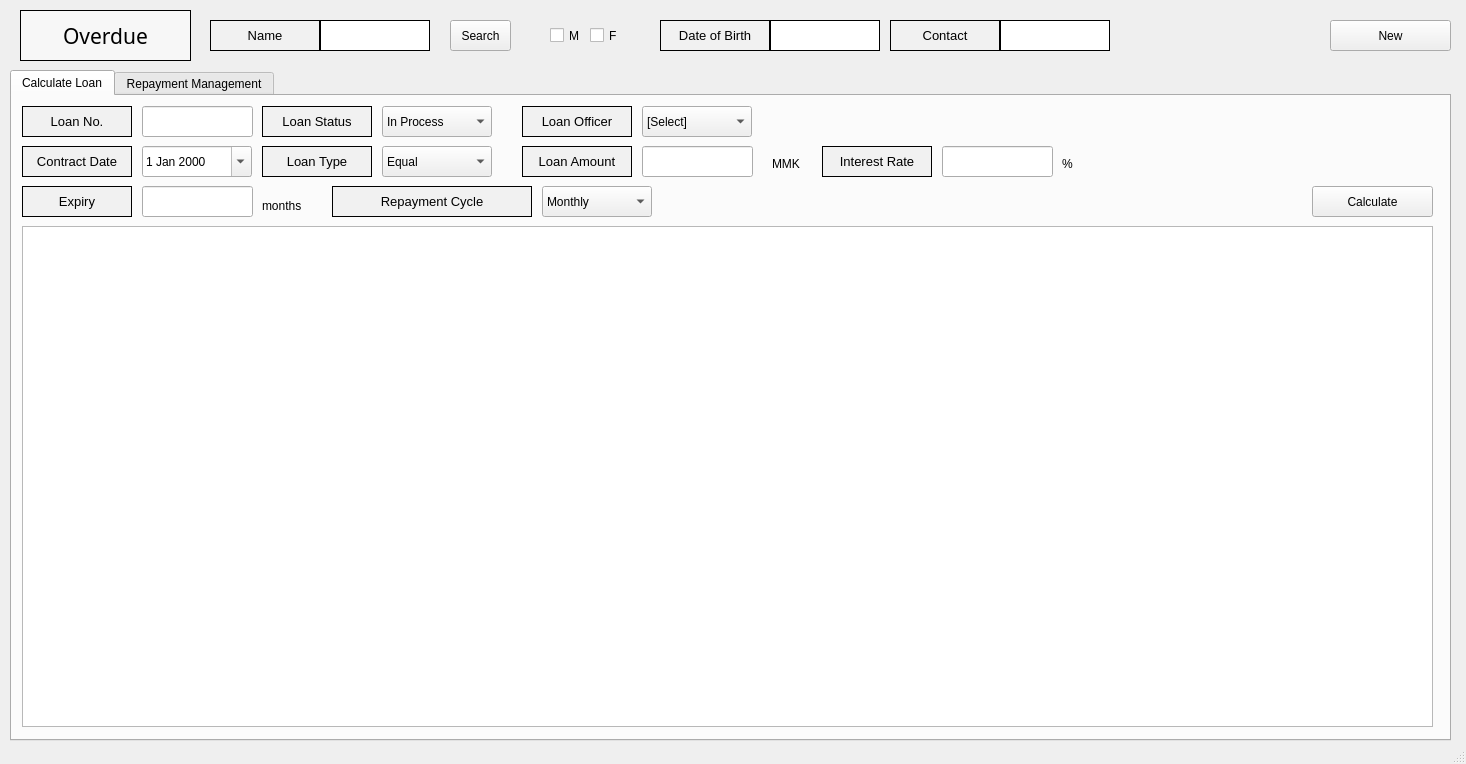
<?xml version="1.0" encoding="UTF-8"?>
<ui version="4.0">
 <class>mainWindow</class>
 <widget class="QMainWindow" name="mainWindow">
  <property name="geometry">
   <rect>
    <x>0</x>
    <y>0</y>
    <width>1466</width>
    <height>764</height>
   </rect>
  </property>
  <property name="windowTitle">
   <string>Loan Management</string>
  </property>
  <widget class="QWidget" name="centralwidget">
   <widget class="QLabel" name="label">
    <property name="geometry">
     <rect>
      <x>210</x>
      <y>20</y>
      <width>110</width>
      <height>31</height>
     </rect>
    </property>
    <property name="minimumSize">
     <size>
      <width>110</width>
      <height>0</height>
     </size>
    </property>
    <property name="maximumSize">
     <size>
      <width>110</width>
      <height>16777215</height>
     </size>
    </property>
    <property name="font">
     <font>
      <pointsize>10</pointsize>
     </font>
    </property>
    <property name="styleSheet">
     <string notr="true">background-color:rgb(241, 241, 241)</string>
    </property>
    <property name="frameShape">
     <enum>QFrame::Box</enum>
    </property>
    <property name="text">
     <string>Name</string>
    </property>
    <property name="alignment">
     <set>Qt::AlignCenter</set>
    </property>
   </widget>
   <widget class="QLabel" name="label_4">
    <property name="geometry">
     <rect>
      <x>20</x>
      <y>10</y>
      <width>171</width>
      <height>51</height>
     </rect>
    </property>
    <property name="font">
     <font>
      <family>Agency FB</family>
      <pointsize>16</pointsize>
     </font>
    </property>
    <property name="styleSheet">
     <string notr="true">background-color:rgb(247, 247, 247)</string>
    </property>
    <property name="frameShape">
     <enum>QFrame::Box</enum>
    </property>
    <property name="text">
     <string>Overdue</string>
    </property>
    <property name="alignment">
     <set>Qt::AlignCenter</set>
    </property>
   </widget>
   <widget class="QPushButton" name="customerSearchButton">
    <property name="geometry">
     <rect>
      <x>450</x>
      <y>20</y>
      <width>61</width>
      <height>31</height>
     </rect>
    </property>
    <property name="text">
     <string>Search</string>
    </property>
   </widget>
   <widget class="QLabel" name="label_7">
    <property name="geometry">
     <rect>
      <x>660</x>
      <y>20</y>
      <width>110</width>
      <height>31</height>
     </rect>
    </property>
    <property name="minimumSize">
     <size>
      <width>110</width>
      <height>0</height>
     </size>
    </property>
    <property name="maximumSize">
     <size>
      <width>110</width>
      <height>16777215</height>
     </size>
    </property>
    <property name="font">
     <font>
      <pointsize>10</pointsize>
     </font>
    </property>
    <property name="styleSheet">
     <string notr="true">background-color:rgb(241, 241, 241)</string>
    </property>
    <property name="frameShape">
     <enum>QFrame::Box</enum>
    </property>
    <property name="text">
     <string>Date of Birth</string>
    </property>
    <property name="alignment">
     <set>Qt::AlignCenter</set>
    </property>
   </widget>
   <widget class="QLabel" name="customerDateOfBirth">
    <property name="geometry">
     <rect>
      <x>770</x>
      <y>20</y>
      <width>110</width>
      <height>31</height>
     </rect>
    </property>
    <property name="minimumSize">
     <size>
      <width>110</width>
      <height>0</height>
     </size>
    </property>
    <property name="maximumSize">
     <size>
      <width>110</width>
      <height>16777215</height>
     </size>
    </property>
    <property name="styleSheet">
     <string notr="true">background-color:rgb(255, 255, 255)
</string>
    </property>
    <property name="frameShape">
     <enum>QFrame::Box</enum>
    </property>
    <property name="text">
     <string/>
    </property>
   </widget>
   <widget class="QLabel" name="label_9">
    <property name="geometry">
     <rect>
      <x>890</x>
      <y>20</y>
      <width>110</width>
      <height>31</height>
     </rect>
    </property>
    <property name="minimumSize">
     <size>
      <width>110</width>
      <height>0</height>
     </size>
    </property>
    <property name="maximumSize">
     <size>
      <width>110</width>
      <height>16777215</height>
     </size>
    </property>
    <property name="font">
     <font>
      <pointsize>10</pointsize>
     </font>
    </property>
    <property name="styleSheet">
     <string notr="true">background-color:rgb(241, 241, 241)</string>
    </property>
    <property name="frameShape">
     <enum>QFrame::Box</enum>
    </property>
    <property name="text">
     <string>Contact</string>
    </property>
    <property name="alignment">
     <set>Qt::AlignCenter</set>
    </property>
   </widget>
   <widget class="QLabel" name="customerContact">
    <property name="geometry">
     <rect>
      <x>1000</x>
      <y>20</y>
      <width>110</width>
      <height>31</height>
     </rect>
    </property>
    <property name="minimumSize">
     <size>
      <width>110</width>
      <height>0</height>
     </size>
    </property>
    <property name="maximumSize">
     <size>
      <width>110</width>
      <height>16777215</height>
     </size>
    </property>
    <property name="styleSheet">
     <string notr="true">background-color:rgb(255, 255, 255)
</string>
    </property>
    <property name="frameShape">
     <enum>QFrame::Box</enum>
    </property>
    <property name="text">
     <string/>
    </property>
   </widget>
   <widget class="QTabWidget" name="tabWidget">
    <property name="geometry">
     <rect>
      <x>10</x>
      <y>70</y>
      <width>1441</width>
      <height>671</height>
     </rect>
    </property>
    <property name="currentIndex">
     <number>0</number>
    </property>
    <widget class="QWidget" name="tab">
     <attribute name="title">
      <string>Calculate Loan</string>
     </attribute>
     <widget class="QLabel" name="label_40">
      <property name="geometry">
       <rect>
        <x>10</x>
        <y>90</y>
        <width>110</width>
        <height>31</height>
       </rect>
      </property>
      <property name="minimumSize">
       <size>
        <width>110</width>
        <height>0</height>
       </size>
      </property>
      <property name="maximumSize">
       <size>
        <width>110</width>
        <height>16777215</height>
       </size>
      </property>
      <property name="font">
       <font>
        <pointsize>10</pointsize>
       </font>
      </property>
      <property name="styleSheet">
       <string notr="true">background-color:rgb(241, 241, 241)</string>
      </property>
      <property name="frameShape">
       <enum>QFrame::Box</enum>
      </property>
      <property name="text">
       <string>Expiry</string>
      </property>
      <property name="alignment">
       <set>Qt::AlignCenter</set>
      </property>
     </widget>
     <widget class="QComboBox" name="loanType">
      <property name="geometry">
       <rect>
        <x>370</x>
        <y>50</y>
        <width>110</width>
        <height>31</height>
       </rect>
      </property>
      <property name="minimumSize">
       <size>
        <width>110</width>
        <height>0</height>
       </size>
      </property>
      <property name="maximumSize">
       <size>
        <width>110</width>
        <height>16777215</height>
       </size>
      </property>
      <property name="layoutDirection">
       <enum>Qt::LeftToRight</enum>
      </property>
      <item>
       <property name="text">
        <string>Equal</string>
       </property>
      </item>
      <item>
       <property name="text">
        <string>Equal Principal</string>
       </property>
      </item>
      <item>
       <property name="text">
        <string>Bullet</string>
       </property>
      </item>
     </widget>
     <widget class="QLabel" name="label_33">
      <property name="geometry">
       <rect>
        <x>810</x>
        <y>50</y>
        <width>110</width>
        <height>31</height>
       </rect>
      </property>
      <property name="minimumSize">
       <size>
        <width>110</width>
        <height>0</height>
       </size>
      </property>
      <property name="maximumSize">
       <size>
        <width>110</width>
        <height>16777215</height>
       </size>
      </property>
      <property name="font">
       <font>
        <pointsize>10</pointsize>
       </font>
      </property>
      <property name="styleSheet">
       <string notr="true">background-color:rgb(241, 241, 241)</string>
      </property>
      <property name="frameShape">
       <enum>QFrame::Box</enum>
      </property>
      <property name="text">
       <string>Interest Rate</string>
      </property>
      <property name="alignment">
       <set>Qt::AlignCenter</set>
      </property>
     </widget>
     <widget class="QLabel" name="label_37">
      <property name="geometry">
       <rect>
        <x>320</x>
        <y>90</y>
        <width>200</width>
        <height>31</height>
       </rect>
      </property>
      <property name="minimumSize">
       <size>
        <width>200</width>
        <height>0</height>
       </size>
      </property>
      <property name="maximumSize">
       <size>
        <width>200</width>
        <height>16777215</height>
       </size>
      </property>
      <property name="font">
       <font>
        <pointsize>10</pointsize>
       </font>
      </property>
      <property name="styleSheet">
       <string notr="true">background-color:rgb(241, 241, 241)</string>
      </property>
      <property name="frameShape">
       <enum>QFrame::Box</enum>
      </property>
      <property name="text">
       <string>Repayment Cycle</string>
      </property>
      <property name="alignment">
       <set>Qt::AlignCenter</set>
      </property>
     </widget>
     <widget class="QComboBox" name="loanOfficer">
      <property name="geometry">
       <rect>
        <x>630</x>
        <y>10</y>
        <width>110</width>
        <height>31</height>
       </rect>
      </property>
      <property name="minimumSize">
       <size>
        <width>110</width>
        <height>0</height>
       </size>
      </property>
      <property name="maximumSize">
       <size>
        <width>110</width>
        <height>16777215</height>
       </size>
      </property>
      <property name="layoutDirection">
       <enum>Qt::LeftToRight</enum>
      </property>
      <item>
       <property name="text">
        <string>[Select]</string>
       </property>
      </item>
     </widget>
     <widget class="QComboBox" name="loanStatus">
      <property name="geometry">
       <rect>
        <x>370</x>
        <y>10</y>
        <width>110</width>
        <height>31</height>
       </rect>
      </property>
      <property name="minimumSize">
       <size>
        <width>110</width>
        <height>0</height>
       </size>
      </property>
      <property name="maximumSize">
       <size>
        <width>110</width>
        <height>16777215</height>
       </size>
      </property>
      <property name="layoutDirection">
       <enum>Qt::LeftToRight</enum>
      </property>
      <item>
       <property name="text">
        <string>In Process</string>
       </property>
      </item>
      <item>
       <property name="text">
        <string>Overdue</string>
       </property>
      </item>
     </widget>
     <widget class="QLabel" name="label_24">
      <property name="geometry">
       <rect>
        <x>510</x>
        <y>50</y>
        <width>110</width>
        <height>31</height>
       </rect>
      </property>
      <property name="minimumSize">
       <size>
        <width>110</width>
        <height>0</height>
       </size>
      </property>
      <property name="maximumSize">
       <size>
        <width>110</width>
        <height>16777215</height>
       </size>
      </property>
      <property name="font">
       <font>
        <pointsize>10</pointsize>
       </font>
      </property>
      <property name="styleSheet">
       <string notr="true">background-color:rgb(241, 241, 241)</string>
      </property>
      <property name="frameShape">
       <enum>QFrame::Box</enum>
      </property>
      <property name="text">
       <string>Loan Amount</string>
      </property>
      <property name="alignment">
       <set>Qt::AlignCenter</set>
      </property>
     </widget>
     <widget class="QPushButton" name="calculateButton">
      <property name="geometry">
       <rect>
        <x>1300</x>
        <y>90</y>
        <width>121</width>
        <height>31</height>
       </rect>
      </property>
      <property name="text">
       <string>Calculate</string>
      </property>
     </widget>
     <widget class="QLabel" name="label_22">
      <property name="geometry">
       <rect>
        <x>10</x>
        <y>10</y>
        <width>110</width>
        <height>31</height>
       </rect>
      </property>
      <property name="minimumSize">
       <size>
        <width>110</width>
        <height>0</height>
       </size>
      </property>
      <property name="maximumSize">
       <size>
        <width>110</width>
        <height>16777215</height>
       </size>
      </property>
      <property name="font">
       <font>
        <pointsize>10</pointsize>
       </font>
      </property>
      <property name="styleSheet">
       <string notr="true">background-color:rgb(241, 241, 241)</string>
      </property>
      <property name="frameShape">
       <enum>QFrame::Box</enum>
      </property>
      <property name="text">
       <string>Loan No.</string>
      </property>
      <property name="alignment">
       <set>Qt::AlignCenter</set>
      </property>
     </widget>
     <widget class="QLabel" name="label_35">
      <property name="geometry">
       <rect>
        <x>10</x>
        <y>50</y>
        <width>110</width>
        <height>31</height>
       </rect>
      </property>
      <property name="minimumSize">
       <size>
        <width>110</width>
        <height>0</height>
       </size>
      </property>
      <property name="maximumSize">
       <size>
        <width>110</width>
        <height>16777215</height>
       </size>
      </property>
      <property name="font">
       <font>
        <pointsize>10</pointsize>
       </font>
      </property>
      <property name="styleSheet">
       <string notr="true">background-color:rgb(241, 241, 241)</string>
      </property>
      <property name="frameShape">
       <enum>QFrame::Box</enum>
      </property>
      <property name="text">
       <string>Contract Date</string>
      </property>
      <property name="alignment">
       <set>Qt::AlignCenter</set>
      </property>
     </widget>
     <widget class="QLabel" name="label_42">
      <property name="geometry">
       <rect>
        <x>760</x>
        <y>60</y>
        <width>41</width>
        <height>16</height>
       </rect>
      </property>
      <property name="text">
       <string>MMK</string>
      </property>
     </widget>
     <widget class="QLabel" name="label_44">
      <property name="geometry">
       <rect>
        <x>1050</x>
        <y>60</y>
        <width>16</width>
        <height>16</height>
       </rect>
      </property>
      <property name="text">
       <string>%</string>
      </property>
     </widget>
     <widget class="QLabel" name="label_26">
      <property name="geometry">
       <rect>
        <x>250</x>
        <y>50</y>
        <width>110</width>
        <height>31</height>
       </rect>
      </property>
      <property name="minimumSize">
       <size>
        <width>110</width>
        <height>0</height>
       </size>
      </property>
      <property name="maximumSize">
       <size>
        <width>110</width>
        <height>16777215</height>
       </size>
      </property>
      <property name="font">
       <font>
        <pointsize>10</pointsize>
       </font>
      </property>
      <property name="styleSheet">
       <string notr="true">background-color:rgb(241, 241, 241)</string>
      </property>
      <property name="frameShape">
       <enum>QFrame::Box</enum>
      </property>
      <property name="text">
       <string>Loan Type</string>
      </property>
      <property name="alignment">
       <set>Qt::AlignCenter</set>
      </property>
     </widget>
     <widget class="QComboBox" name="loanRepaymentCycle">
      <property name="geometry">
       <rect>
        <x>530</x>
        <y>90</y>
        <width>110</width>
        <height>31</height>
       </rect>
      </property>
      <property name="minimumSize">
       <size>
        <width>110</width>
        <height>0</height>
       </size>
      </property>
      <property name="maximumSize">
       <size>
        <width>110</width>
        <height>16777215</height>
       </size>
      </property>
      <property name="layoutDirection">
       <enum>Qt::LeftToRight</enum>
      </property>
      <item>
       <property name="text">
        <string>Monthly</string>
       </property>
      </item>
      <item>
       <property name="text">
        <string>4 Week</string>
       </property>
      </item>
      <item>
       <property name="text">
        <string>2 Week</string>
       </property>
      </item>
      <item>
       <property name="text">
        <string>Weekly</string>
       </property>
      </item>
     </widget>
     <widget class="QLabel" name="label_25">
      <property name="geometry">
       <rect>
        <x>250</x>
        <y>10</y>
        <width>110</width>
        <height>31</height>
       </rect>
      </property>
      <property name="minimumSize">
       <size>
        <width>110</width>
        <height>0</height>
       </size>
      </property>
      <property name="maximumSize">
       <size>
        <width>110</width>
        <height>16777215</height>
       </size>
      </property>
      <property name="font">
       <font>
        <pointsize>10</pointsize>
       </font>
      </property>
      <property name="styleSheet">
       <string notr="true">background-color:rgb(241, 241, 241)</string>
      </property>
      <property name="frameShape">
       <enum>QFrame::Box</enum>
      </property>
      <property name="text">
       <string>Loan Status</string>
      </property>
      <property name="alignment">
       <set>Qt::AlignCenter</set>
      </property>
     </widget>
     <widget class="QLabel" name="label_27">
      <property name="geometry">
       <rect>
        <x>510</x>
        <y>10</y>
        <width>110</width>
        <height>31</height>
       </rect>
      </property>
      <property name="minimumSize">
       <size>
        <width>110</width>
        <height>0</height>
       </size>
      </property>
      <property name="maximumSize">
       <size>
        <width>110</width>
        <height>16777215</height>
       </size>
      </property>
      <property name="font">
       <font>
        <pointsize>10</pointsize>
       </font>
      </property>
      <property name="styleSheet">
       <string notr="true">background-color:rgb(241, 241, 241)</string>
      </property>
      <property name="frameShape">
       <enum>QFrame::Box</enum>
      </property>
      <property name="text">
       <string>Loan Officer</string>
      </property>
      <property name="alignment">
       <set>Qt::AlignCenter</set>
      </property>
     </widget>
     <widget class="QLabel" name="label_45">
      <property name="geometry">
       <rect>
        <x>250</x>
        <y>100</y>
        <width>51</width>
        <height>20</height>
       </rect>
      </property>
      <property name="text">
       <string>months</string>
      </property>
     </widget>
     <widget class="QLineEdit" name="loanNumber">
      <property name="geometry">
       <rect>
        <x>130</x>
        <y>10</y>
        <width>111</width>
        <height>31</height>
       </rect>
      </property>
     </widget>
     <widget class="QLineEdit" name="expiry">
      <property name="geometry">
       <rect>
        <x>130</x>
        <y>90</y>
        <width>111</width>
        <height>31</height>
       </rect>
      </property>
     </widget>
     <widget class="QLineEdit" name="loanAmount">
      <property name="geometry">
       <rect>
        <x>630</x>
        <y>50</y>
        <width>111</width>
        <height>31</height>
       </rect>
      </property>
     </widget>
     <widget class="QLineEdit" name="interestRate">
      <property name="geometry">
       <rect>
        <x>930</x>
        <y>50</y>
        <width>111</width>
        <height>31</height>
       </rect>
      </property>
     </widget>
     <widget class="QDateEdit" name="contractDate">
      <property name="geometry">
       <rect>
        <x>130</x>
        <y>50</y>
        <width>110</width>
        <height>31</height>
       </rect>
      </property>
      <property name="locale">
       <locale language="English" country="UnitedStates"/>
      </property>
      <property name="calendarPopup">
       <bool>true</bool>
      </property>
     </widget>
     <widget class="QTableView" name="loanScheduleTable">
      <property name="geometry">
       <rect>
        <x>10</x>
        <y>130</y>
        <width>1411</width>
        <height>501</height>
       </rect>
      </property>
     </widget>
    </widget>
    <widget class="QWidget" name="tab_2">
     <attribute name="title">
      <string>Repayment Management</string>
     </attribute>
     <widget class="QPushButton" name="toExcelButton">
      <property name="geometry">
       <rect>
        <x>1330</x>
        <y>50</y>
        <width>93</width>
        <height>31</height>
       </rect>
      </property>
      <property name="text">
       <string>to Excel</string>
      </property>
     </widget>
     <widget class="QLabel" name="totalLabel2">
      <property name="geometry">
       <rect>
        <x>850</x>
        <y>580</y>
        <width>111</width>
        <height>31</height>
       </rect>
      </property>
      <property name="frameShape">
       <enum>QFrame::Box</enum>
      </property>
      <property name="text">
       <string/>
      </property>
      <property name="alignment">
       <set>Qt::AlignCenter</set>
      </property>
     </widget>
     <widget class="QLabel" name="label_47">
      <property name="geometry">
       <rect>
        <x>740</x>
        <y>50</y>
        <width>141</width>
        <height>31</height>
       </rect>
      </property>
      <property name="font">
       <font>
        <family>Agency FB</family>
        <pointsize>14</pointsize>
       </font>
      </property>
      <property name="styleSheet">
       <string notr="true">background-color:rgb(236, 236, 236)</string>
      </property>
      <property name="frameShape">
       <enum>QFrame::Box</enum>
      </property>
      <property name="text">
       <string>Received</string>
      </property>
      <property name="alignment">
       <set>Qt::AlignCenter</set>
      </property>
     </widget>
     <widget class="QPushButton" name="deleteButton">
      <property name="geometry">
       <rect>
        <x>1230</x>
        <y>50</y>
        <width>93</width>
        <height>31</height>
       </rect>
      </property>
      <property name="text">
       <string>Delete</string>
      </property>
     </widget>
     <widget class="QLabel" name="label_16">
      <property name="geometry">
       <rect>
        <x>20</x>
        <y>48</y>
        <width>171</width>
        <height>31</height>
       </rect>
      </property>
      <property name="font">
       <font>
        <family>Agency FB</family>
        <pointsize>14</pointsize>
       </font>
      </property>
      <property name="styleSheet">
       <string notr="true">background-color:rgb(247, 247, 247)</string>
      </property>
      <property name="frameShape">
       <enum>QFrame::Box</enum>
      </property>
      <property name="text">
       <string>Repayment Schedule</string>
      </property>
      <property name="alignment">
       <set>Qt::AlignCenter</set>
      </property>
     </widget>
     <widget class="QLabel" name="totalLabel4">
      <property name="geometry">
       <rect>
        <x>1070</x>
        <y>580</y>
        <width>111</width>
        <height>31</height>
       </rect>
      </property>
      <property name="frameShape">
       <enum>QFrame::Box</enum>
      </property>
      <property name="text">
       <string/>
      </property>
      <property name="alignment">
       <set>Qt::AlignCenter</set>
      </property>
     </widget>
     <widget class="QPushButton" name="paidButton">
      <property name="geometry">
       <rect>
        <x>200</x>
        <y>50</y>
        <width>61</width>
        <height>28</height>
       </rect>
      </property>
      <property name="font">
       <font>
        <pointsize>9</pointsize>
       </font>
      </property>
      <property name="text">
       <string>Paid</string>
      </property>
     </widget>
     <widget class="QLabel" name="totalLabel3">
      <property name="geometry">
       <rect>
        <x>960</x>
        <y>580</y>
        <width>111</width>
        <height>31</height>
       </rect>
      </property>
      <property name="frameShape">
       <enum>QFrame::Box</enum>
      </property>
      <property name="text">
       <string/>
      </property>
      <property name="alignment">
       <set>Qt::AlignCenter</set>
      </property>
     </widget>
     <widget class="QLabel" name="totalLabel1">
      <property name="geometry">
       <rect>
        <x>120</x>
        <y>580</y>
        <width>151</width>
        <height>31</height>
       </rect>
      </property>
      <property name="frameShape">
       <enum>QFrame::Box</enum>
      </property>
      <property name="text">
       <string/>
      </property>
      <property name="alignment">
       <set>Qt::AlignCenter</set>
      </property>
     </widget>
     <widget class="QLabel" name="label_51">
      <property name="geometry">
       <rect>
        <x>10</x>
        <y>580</y>
        <width>101</width>
        <height>31</height>
       </rect>
      </property>
      <property name="font">
       <font>
        <pointsize>10</pointsize>
       </font>
      </property>
      <property name="styleSheet">
       <string notr="true">background-color:rgb(229, 229, 229)</string>
      </property>
      <property name="text">
       <string>Total</string>
      </property>
      <property name="alignment">
       <set>Qt::AlignCenter</set>
      </property>
     </widget>
     <widget class="QLabel" name="label_124">
      <property name="geometry">
       <rect>
        <x>740</x>
        <y>580</y>
        <width>101</width>
        <height>31</height>
       </rect>
      </property>
      <property name="font">
       <font>
        <pointsize>10</pointsize>
       </font>
      </property>
      <property name="styleSheet">
       <string notr="true">background-color:rgb(229, 229, 229)</string>
      </property>
      <property name="text">
       <string>Total</string>
      </property>
      <property name="alignment">
       <set>Qt::AlignCenter</set>
      </property>
     </widget>
     <widget class="QTableView" name="repaymentScheduleTable">
      <property name="geometry">
       <rect>
        <x>20</x>
        <y>90</y>
        <width>711</width>
        <height>481</height>
       </rect>
      </property>
     </widget>
     <widget class="QTableView" name="receivedTable">
      <property name="geometry">
       <rect>
        <x>740</x>
        <y>90</y>
        <width>681</width>
        <height>481</height>
       </rect>
      </property>
     </widget>
    </widget>
   </widget>
   <widget class="QCheckBox" name="checkBoxMale">
    <property name="geometry">
     <rect>
      <x>550</x>
      <y>20</y>
      <width>41</width>
      <height>31</height>
     </rect>
    </property>
    <property name="text">
     <string>M</string>
    </property>
   </widget>
   <widget class="QCheckBox" name="checkBoxFemale">
    <property name="geometry">
     <rect>
      <x>590</x>
      <y>20</y>
      <width>41</width>
      <height>31</height>
     </rect>
    </property>
    <property name="text">
     <string>F</string>
    </property>
   </widget>
   <widget class="QLabel" name="customerName">
    <property name="geometry">
     <rect>
      <x>320</x>
      <y>20</y>
      <width>110</width>
      <height>31</height>
     </rect>
    </property>
    <property name="minimumSize">
     <size>
      <width>110</width>
      <height>0</height>
     </size>
    </property>
    <property name="maximumSize">
     <size>
      <width>110</width>
      <height>16777215</height>
     </size>
    </property>
    <property name="styleSheet">
     <string notr="true">background-color:rgb(255, 255, 255)
</string>
    </property>
    <property name="frameShape">
     <enum>QFrame::Box</enum>
    </property>
    <property name="text">
     <string/>
    </property>
   </widget>
   <widget class="QPushButton" name="loanNewButton">
    <property name="geometry">
     <rect>
      <x>1330</x>
      <y>20</y>
      <width>121</width>
      <height>31</height>
     </rect>
    </property>
    <property name="text">
     <string>New</string>
    </property>
   </widget>
   <zorder>tabWidget</zorder>
   <zorder>label</zorder>
   <zorder>label_4</zorder>
   <zorder>customerSearchButton</zorder>
   <zorder>label_7</zorder>
   <zorder>customerDateOfBirth</zorder>
   <zorder>label_9</zorder>
   <zorder>customerContact</zorder>
   <zorder>checkBoxMale</zorder>
   <zorder>checkBoxFemale</zorder>
   <zorder>customerName</zorder>
   <zorder>loanNewButton</zorder>
  </widget>
  <widget class="QStatusBar" name="statusbar"/>
 </widget>
 <resources/>
 <connections/>
</ui>
